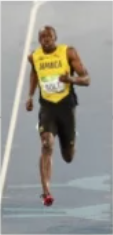
#> input picture Shared among ML Students/Lecture 2. Pattern Recognition. OCR. Quiz 3/bolt.png, 113 x 235 px
$ jupyter execute 'HOGS Example.ipynb'   (older library calls are emulated)
#> lines starting #> are read from the running program, lines starting #| are printed output that depends on the picture
[cell 1]
#From https://learnopencv.com/histogram-of-oriented-gradients/

[cell 2]
#upload bolt.png

[cell 3]
import cv2
import numpy as np

[cell 4]
#this was created because Google Colab does not allow cv2.imshow, so must patch by cv2_imshow.
#If we switch over to regular jupyter notebook not on Colab, we can change c2_imshow to cv2.imshow.
from google.colab.patches import cv2_imshow #only used when running in Google Colab
def my_imshow(title, img ):
  print(title)
  cv2_imshow(img) #should be changed to c2.imshow when not in Colab

[cell 5]
path = ""
fileName = path + "bolt.png"


#RGB images in BGR order in OpenCV
image = cv2.imread(fileName, cv2.IMREAD_COLOR)
#> image is the input picture: shape (235, 113, 3); mean B, G, R 145.5, 151.9, 152.6

# Print error message if image is null
if image is None:
    print('Could not read image')
else:
    print("Image file read success...")

[cell 6]
desired_dimension = (64, 128) #width = 64, height = 128.
resized_image = cv2.resize(image, desired_dimension)
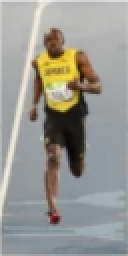
#> resized_image: shape (128, 64, 3) (shown 2 times larger); mean B, G, R 145.4, 151.8, 152.5
print("Size Before:", image.shape, "After: ", resized_image.shape)
#| Size Before: (235, 113, 3) After:  (128, 64, 3)
my_imshow("Original Image: ", image)
my_imshow("Resized Image: ", resized_image)

[cell 7]
float_image = np.float32(resized_image) / 255.0

# Calculate the gradients
Gx = cv2.Sobel(float_image, cv2.CV_32F, 1, 0, ksize=1)
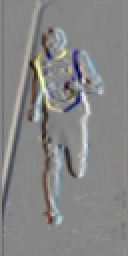
#> Gx: shape (128, 64, 3) float32 (shown 2 times larger); mean B, G, R -0.00149, -0.0018, -0.00208; drawn with min black and max white
Gy = cv2.Sobel(float_image, cv2.CV_32F, 0, 1, ksize=1)
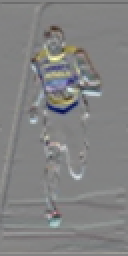
#> Gy: shape (128, 64, 3) float32 (shown 2 times larger); mean B, G, R -0.00298, -0.00328, -0.00378; drawn with min black and max white

[cell 8]
# Calculate gradient magnitude and direction ( in degrees )
magnitude, angle_degrees = cv2.cartToPolar(Gx, Gy, angleInDegrees=True)
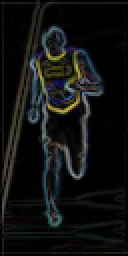
#> magnitude: shape (128, 64, 3) float32 (shown 2 times larger); mean B, G, R 0.0704, 0.0734, 0.0696
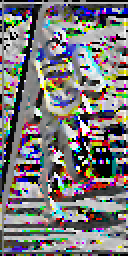
#> angle_degrees: shape (128, 64, 3) float32 (shown 2 times larger); mean B, G, R 170.5, 169.3, 172.3; drawn with min black and max white
#You can then do the histogram yourself ... it might be easier.

[cell 9]
'''
HOG using OpenCV.

win_size – Detection window size. Align to block size and block stride.
block_size – Block size in pixels. Align to cell size. Only (16,16) is supported for now.
block_stride – Block stride. It must be a multiple of cell size.
cell_size – Cell size. Only (8, 8) is supported for now.
nbins – Number of bins. Only 9 bins per cell are supported for now.
win_sigma – Gaussian smoothing window parameter.
threshold_L2hys – L2-Hys normalization method shrinkage.
gamma_correction – Flag to specify whether the gamma correction preprocessing is required or not.
nlevels – Maximum number of detection window increases.
'''
winSize = desired_dimension
blockSize = (16,16) #OpenCV only supports 16 x 16 block sizes
blockStride = (8,8) #multiple of cell size. Here it is multiple of 1.
cellSize = (8,8) #OpenCV only supports 8x8 cell size. That means each Block will have 4 histograms
nbins = 9 #OpenCV only supports 9 orientations per cell.  That means 1 block has 4 x 9 = 36 features
derivAperture = 1
winSigma = 4.
histogramNormType = 0
L2HysThreshold = 2.0000000000000001e-01
gammaCorrection = 0
hog = cv2.HOGDescriptor(winSize,blockSize,blockStride,cellSize,nbins,derivAperture,winSigma,
                        histogramNormType,L2HysThreshold,gammaCorrection)
#compute(img[, winStride[, padding[, locations]]]) -> descriptors
winStride = (8,8)
padding = (8,8)
locations = ((0,0),) #we run it at only one location of image (entire image).  Can be used to run at sub-image parts.
hog_feature = hog.compute(resized_image,winStride,padding,locations)
#> hog_feature = 3780 values, max 0.495 at index 360, min 0 at index 503, mean 0.121
print("HOG feature: \n", hog_feature)
#> (printed output is left out)
number_of_features = hog_feature.shape
#> number_of_features = (3780,)
# There are 7 horizontal and 15 vertical blue windows, making a total of 7 x 15 = 105 positions.
# Each 16×16 block is represented by 4 of 8 x 8 blocks. Each block is 9 histogram values.
# Each 16x16 block has 4 x 9 = 36×1 feature vector.
# The feature is a concatenation of 105 such features to get
# a vector of dimension 3,780 from 105 x 36.

print("Number of Features: ", number_of_features)
#| Number of Features:  (3780,)
print("This is from 9 histo values per cell x 4 cells per 16x16 block x (7x15) blocks per image: ", 9*4*7*15)
